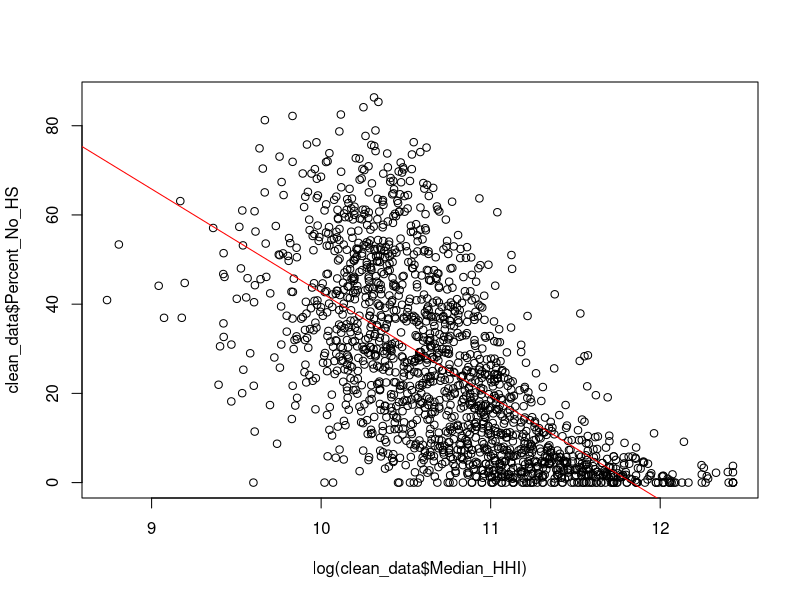

Write the R code that produced this figure.
clean_data = read.csv("clean_data.csv")
model = lm(data = clean_data, formula = Percent_No_HS~log(Median_HHI))
plot(log(clean_data$Median_HHI), clean_data$Percent_No_HS)
abline(model, col="red")
summary(model)
